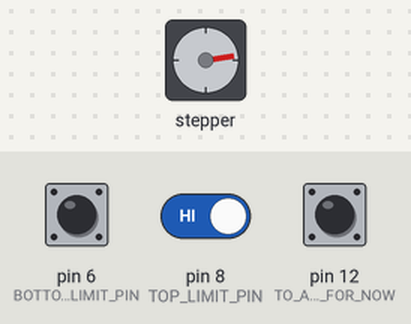
Recording of a sketch running on a simulated Arduino Uno, built with avr-gcc and run on an emulated ATmega328P. On the bench: stepper motor. The test bench sets the inputs (shaded band); at power-on: pin 8 (TOP_LIMIT_PIN) HIGH, pin 12 (TO_ACT_AS_MASTER_FOR_NOW) HIGH, pin 6 (BOTTOM_LIMIT_PIN) HIGH. Stepper angles assume 200 steps per turn.

Above: at 1.27 s.
1.3 s: pin 8 (TOP_LIMIT_PIN) driven LOW
At 2.5 s:
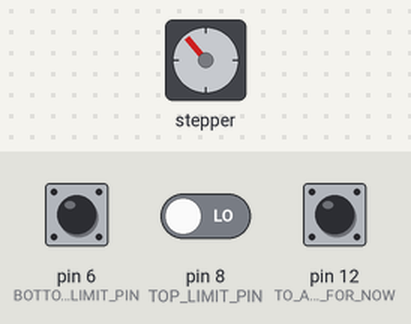
2.8 s: pin 12 (TO_ACT_AS_MASTER_FOR_NOW) pulled LOW for 1 s
At 4.9 s:
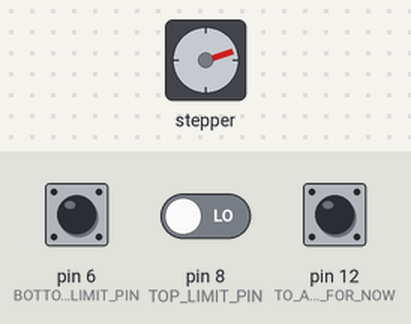
5.3 s: pin 12 (TO_ACT_AS_MASTER_FOR_NOW) pulled LOW for 0.15 s
At 5.9 s:
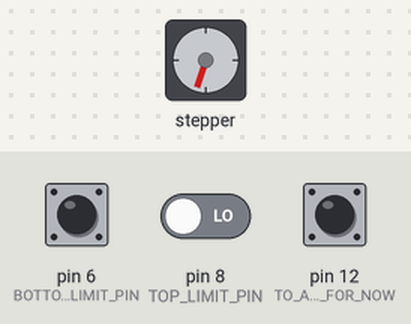
6.9 s: pin 8 (TOP_LIMIT_PIN) driven HIGH
At 7.7 s:
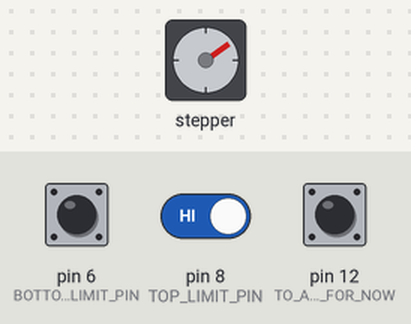
9.9 s: pin 6 (BOTTOM_LIMIT_PIN) pulled LOW for 0.15 s
13.0 s: pin 6 (BOTTOM_LIMIT_PIN) pulled LOW for 1 s
Timing chart, 0 to 17.2 s (numbered marks = the images above; inputs shaded):
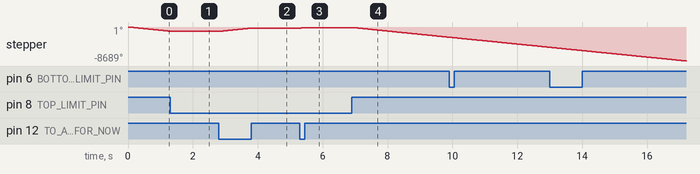

The sketch:

lift.ino
```cpp
// https://lastminuteengineers.com/a4988-stepper-motor-driver-arduino-tutorial/

// Include the AccelStepper Library
#include <AccelStepper.h>
#include <ezButton.h>

#define BOTTOM_LIMIT_PIN 6
#define TOP_LIMIT_PIN 8
#define DIRECTION_PIN 2
#define STEP_PIN 3
#define MOTOR_INTERFACE_TYPE 1
#define DEBOUNCE_TIME 50
#define STEPPER_SPEED 500

ezButton bottomLimit(BOTTOM_LIMIT_PIN);
ezButton topLimit(TOP_LIMIT_PIN);
AccelStepper stepper(MOTOR_INTERFACE_TYPE, STEP_PIN, DIRECTION_PIN);

boolean moveUp = true;

void setup() {
  Serial.begin(9600);
  pinMode(12, INPUT_PULLUP);  // TO ACT AS MASTER FOR NOW
  bottomLimit.setDebounceTime(DEBOUNCE_TIME); // set debounce time to 50 milliseconds
  topLimit.setDebounceTime(DEBOUNCE_TIME);
  stepper.setMaxSpeed(500);
}

void loop() {
  bottomLimit.loop();
  topLimit.loop();

  moveUp = digitalRead(12);

  if (moveUp && topLimit.getState() == HIGH) {  // desired point is top and not already there
    stepper.setSpeed(-STEPPER_SPEED);
    stepper.runSpeed();
  }
  else if (!moveUp && bottomLimit.getState() == HIGH) {  // desired point is bottom and is not already there
    stepper.setSpeed(STEPPER_SPEED);
    stepper.runSpeed();
  }
}
```

Measured:
- after the input at 2.8 s, stepper: turns 832° clockwise in 1.0 s, starting at once
- after the input at 5.3 s, stepper: turns 126° clockwise in 0.15 s, starting at once
- after the input at 6.9 s, stepper: keeps turning counter-clockwise at about 833°/s, starting after 0.05 s
